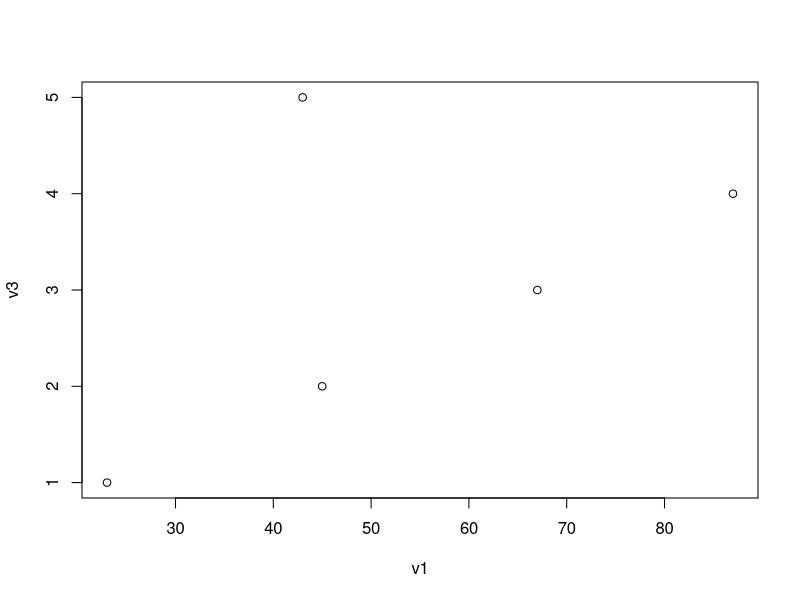

Write the R code that produced this figure. (Note: this script raises an error after producing the figure.)
v1 <- c(23,45,67,87,43)
v1[3]
v1[2:4]
names(v1) <- c('F','G','H','I','J')
v1
v1[-3]
v1[-5]
v1[-2:-5]
v1[c(1,3,5)]
v1[c(2,4)]
v1['G']
v1[c('G','I')]
v2 <- c(T,F,F,T,F)
v1[v2]
v3 <- c(1,2,3,4,5)
v1 + v3
v1 - v3
v1/v3
v1*v3
mean(v1)
median(v1)
sd(v1)
cor(v1,v3)
plot(v1,v3)
v4 <- c('a'=57,'b'= 89,'c'= 43)
v4[c(2,3)]
v4[c('a','c')]
v4[2]/v1[4]
v4['b']/v1['I']
ls()
history(7)
options(digits = 5)
v5 <- runif(5)
v5
v6 <- runif(5,10,50)
v6
v7 <- runif(3)*10
v7
v5[2] = 23
v5
v1
v1[c(2,4)] <- c(234,587)
v1
v1[c('F','J')] = c(123,980)
v1
v1[v1>200]
v1[v1 > 200 | v1 < 100]
sort(v1)
order(v1)
v1[order(v1)]
v8 <- 'disgusting'
v8[4]#gives NA
substr(v8,4,7)
v9 <- substr(v8,1,7)
v9
v10 <- rep(23,5)
v10
v11 <- rep(c(2,5),3)
v11
v12 <- rep(c(1,4,6),c(2,5,7))
v12
v13 <- paste(1:5,10:15,sep='-')
v13
v14 <- paste('c',1:6,sep = '_')
v14
